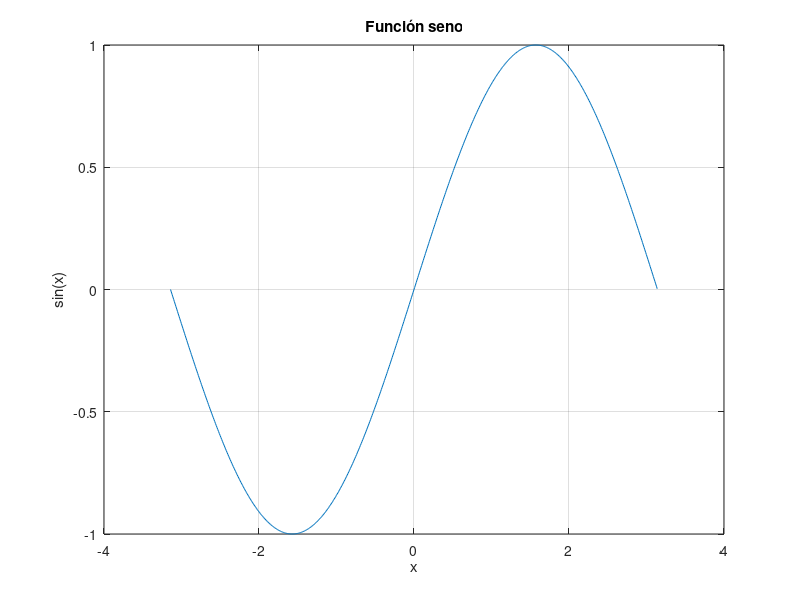
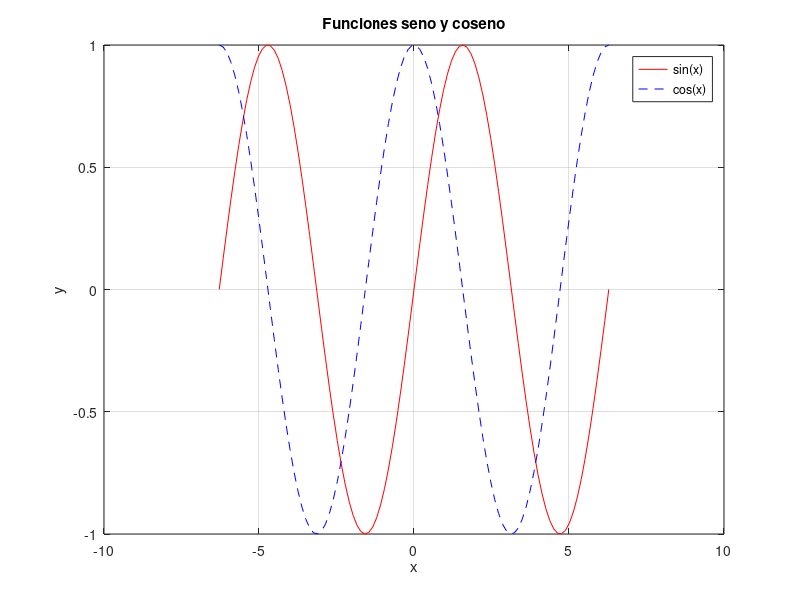
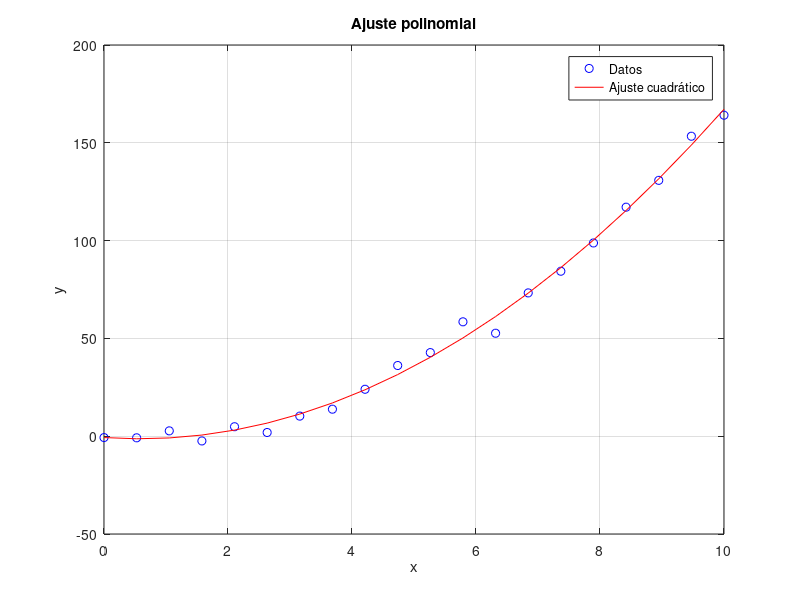
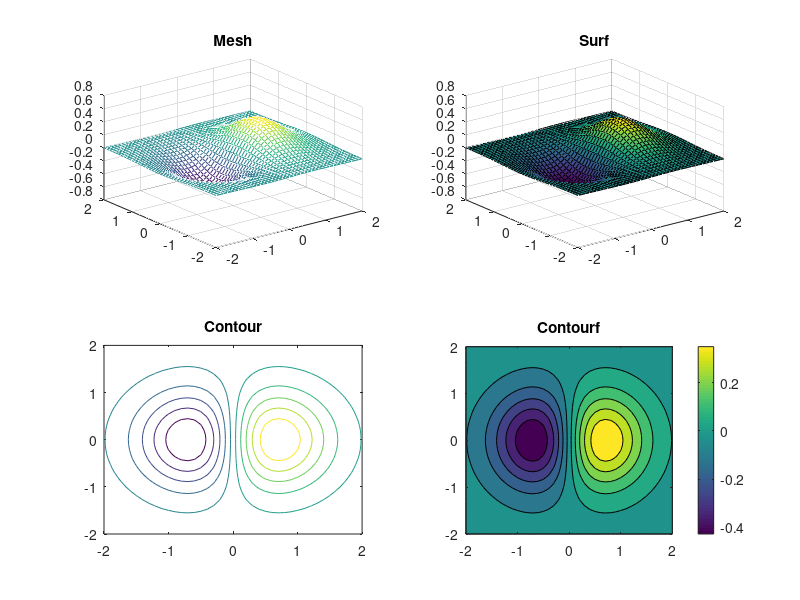

The MATLAB script that drew these images, in order:
%% Introducción a Octave
% Este cuaderno sirve como guía para aprender Octave, un lenguaje de programación
% similar a MATLAB. Aquí cubriremos conceptos básicos y avanzados.

%% Configuración básica
format compact   % Reduce espacios entre salidas
format rat       % Muestra números como fracciones cuando es posible
more off         % Permite que la salida no se pause

%% 1. Fundamentos del lenguaje
disp('=== 1. Fundamentos del lenguaje ===');

% 1.1 Comentarios y acentos
% Los comentarios se hacen con %, pero para texto con acentos es mejor:
disp('Hola mundo con acentos: áéíóúñ');

% 1.2 Operaciones básicas
a = 1; 
b = 2;
suma = a + b;
resta = a - b;
producto = a * b;
division = a / b;
potencia = a^b;

disp(['Operaciones básicas: suma = ', num2str(suma), ', resta = ', num2str(resta)]);

% 1.3 Precedencia de operadores
result1 = 9 + 6 / 8 + 5;      % División primero
result2 = (9 + 6) / (8 * 5);  % Paréntesis primero

disp(['Precedencia: result1 = ', num2str(result1), ', result2 = ', num2str(result2)]);

%% 2. Gráficos básicos
disp('=== 2. Gráficos básicos ===');

% 2.1 Gráfico simple
x = -pi:0.01:pi;
figure(1);
plot(x, sin(x)); 
title('Función seno');
xlabel('x');
ylabel('sin(x)');
grid on;

% 2.2 Múltiples funciones en un gráfico
x = linspace(-2*pi, 2*pi, 100);
y1 = sin(x);
y2 = cos(x);

figure(2);
plot(x, y1, 'r-', x, y2, 'b--');
title('Funciones seno y coseno');
xlabel('x');
ylabel('y');
legend('sin(x)', 'cos(x)');
grid on;

%% 3. Álgebra Lineal - Eliminación Gaussiana
disp('=== 3. Álgebra Lineal ===');

% 3.1 Definición de matriz
B = [1 2 3 4; 0 -2 -4 6; 1 -1 0 0];
disp('Matriz original B:');
disp(B);

% 3.2 Operaciones entre filas
disp('Operación F3 = -1*F1 + F3:');
B(3,:) = -1*B(1,:) + B(3,:);
disp(B);

disp('Operación F3 = -1.5*F2 + F3:');
B(3,:) = -1.5*B(2,:) + B(3,:);
disp(B);

% 3.3 Resolución de sistemas lineales
A = B(:,1:3);  % Matriz de coeficientes
b = B(:,4);    % Vector de términos independientes

disp('Solución del sistema Ax=b:');
x = A\b;       % División izquierda (equivale a inv(A)*b)
disp(x);

%% 4. Factorización LU
disp('=== 4. Factorización LU ===');

% 4.1 Factorización LU básica
[L, U, P] = lu(A);
disp('Matriz L:');
disp(L);
disp('Matriz U:');
disp(U);
disp('Matriz de permutación P:');
disp(P);

% 4.2 Resolución usando LU
% PA = LU => Ax = b => PAx = Pb => LUx = Pb
% 1. Resolver Ly = Pb
% 2. Resolver Ux = y
y = L\(P*b);
x_lu = U\y;

disp('Solución usando LU:');
disp(x_lu);

%% 5. Ajuste de curvas polinomiales
disp('=== 5. Ajuste de curvas ===');

% 5.1 Datos de ejemplo
x_data = linspace(0, 10, 20);
y_data = 2*x_data.^2 - 3*x_data + 1 + randn(size(x_data))*5;

% 5.2 Ajuste polinomial (grado 2)
p = polyfit(x_data, y_data, 2);
y_fit = polyval(p, x_data);

% 5.3 Gráfico
figure(3);
plot(x_data, y_data, 'bo', x_data, y_fit, 'r-');
title('Ajuste polinomial');
xlabel('x');
ylabel('y');
legend('Datos', 'Ajuste cuadrático');
grid on;

%% 6. Visualización 3D
disp('=== 6. Visualización 3D ===');

% 6.1 Crear malla
[x_grid, y_grid] = meshgrid(-2:0.1:2, -2:0.1:2);
z = x_grid .* exp(-x_grid.^2 - y_grid.^2);

% 6.2 Gráficos
figure(4);
subplot(2,2,1);
mesh(x_grid, y_grid, z);
title('Mesh');

subplot(2,2,2);
surf(x_grid, y_grid, z);
title('Surf');

subplot(2,2,3);
contour(x_grid, y_grid, z);
title('Contour');

subplot(2,2,4);
contourf(x_grid, y_grid, z);
title('Contourf');
colorbar;

%% 7. Funciones definidas por el usuario
disp('=== 7. Funciones personalizadas ===');

% 7.1 Función en línea
cuadrado = @(x) x.^2;
disp(['Cuadrado de 5: ', num2str(cuadrado(5))]);

% 7.2 Función en archivo (debe estar en el path)
% function y = mi_funcion(x)
%   y = x.^3 + 2*x;
% end

%% 8. Consejos y buenas prácticas
disp('=== 8. Consejos finales ===');
disp('1. Use nombres descriptivos para variables');
disp('2. Comente su código explicando la lógica');
disp('3. Utilice ; para suprimir salidas no deseadas');
disp('4. Organice su código en secciones lógicas');
disp('5. Guarde su trabajo frecuentemente');

disp('¡Feliz programación en Octave!');
